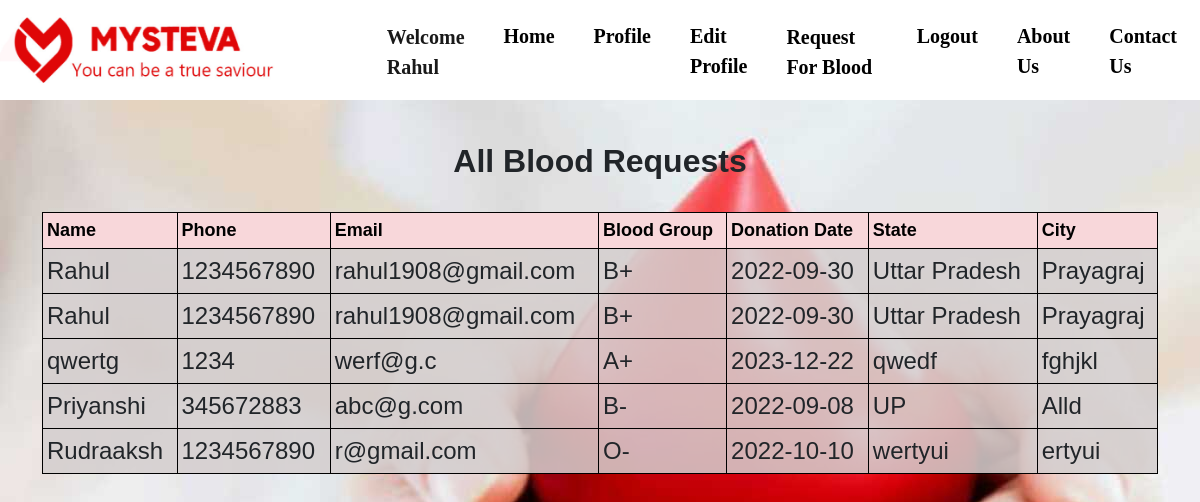
Page /home/see_all_request (signed in) on the committed database.
### home/models.py (models this page shows, shortened)
class RequestBlood(models.Model):
    name = models.CharField(max_length=100)
    email = models.EmailField()
    phone = models.CharField(max_length=20)
    state = models.CharField(max_length=200, blank=True)
    city = models.CharField(max_length=300, blank=True)
    address = models.CharField(max_length=500, blank=True)
    blood_group = models.ForeignKey(BloodGroup, on_delete=models.CASCADE)
    date = models.CharField(max_length=100, blank=True)

class BloodGroup(models.Model):
    name = models.CharField(max_length=5)
    def __str__(self):
        return self.name

### home/views.py (the view)
# urls.py: path("see_all_request",see_all_request, name="see_all_request"),
def see_all_request(request):
    requests = RequestBlood.objects.all()
    return render(request, "see_all_request.html", {'requests':requests})

### home/templates/see_all_request.html (shortened to what this page needs)
<!DOCTYPE html>
{% load static%}
<html lang="en">
<head>
<link href="https://cdn.jsdelivr.net/npm/bootstrap@5.2.1/dist/css/bootstrap.min.css" rel="stylesheet">
</head>
<body>
  {% if request.user.is_authenticated %}
    <nav class="navbar navbar1 navbar-expand-lg">
        <div class="container-fluid">
          <img class="logo" src={%static "logo.jpg"%}  alt="...">
          <div class="collapse navbar-collapse" id="navbarNav">
                <ul class="navbar-nav">
                    <li class="nav-item">
                        <a class="nav-link active a1" aria-current="page" href="#">Welcome {{request.user.first_name}}</a>
                    </li>
                    <li class="nav-item">
                      <a class="nav-link a1" href="/home/">Home</a>
                  </li>
                    <li class="nav-item">
                        <a class="nav-link a1" href="/home/profile">Profile</a>
                    </li>
                    <li class="nav-item">
                        <a class="nav-link a1" href="/home/edit_profile">Edit Profile</a>
                    </li>
                    <li class="nav-item">
                      <a class="nav-link a1" href="/home/request_blood">Request For Blood</a>
                    </li>
                    <li class="nav-item">
                      <a class="nav-link a1" href="/home/logout">Logout </a>
                    </li>
                    <li class="nav-item">
                        <a class="nav-link a1" href="/home/aboutus">About Us </a>
                    </li>
                    <li class="nav-item">
                        <a class="nav-link a1" href="/home/#bottom">Contact Us</a>
                    </li>
                </ul>
          </div>
        </div>
    </nav>
    {% endif %}
  <div class="a1 container">
  {% if requests %}
  <h3 class="text-center">All Blood Requests</h3>
  <br>
  <table class="x1 table table-sm table-bordered">
    <tr class="table-danger t1">
      <th>Name</th>
      <th>Phone</th>
      <th>Email</th>
      <th>Blood Group</th>
      <th>Donation Date</th>
      <th>State </th>
      <th> City</th>
    </tr>
    {% for i in requests %}
      <tr class="t1">
        <td>{{i.name}}</td>
        <td>{{i.phone}}</td>
        <td>{{i.email}}</td>
        <td>{{i.blood_group}}</td>
        <td>{{i.date}}</td>
        <td>{{i.state}} </td>
        <td>{{i.city}}</td>
      </tr>
    {% endfor %}
  </table>
  {% else %}
      <h2>No </h2>
      <h2>Blood</h2>
    <h2>Request </h2>
    <h2>Available</h2>
  {% endif %}
  </div>
</body>
</html>

### rows in the picture
RequestBlood: name "Rahul", phone "1234567890", email "rahul1908@gmail.com", blood_group "B+", date "2022-09-30", state "Uttar Pradesh", city "Prayagraj"
RequestBlood: name "Rahul", phone "1234567890", email "rahul1908@gmail.com", blood_group "B+", date "2022-09-30", state "Uttar Pradesh", city "Prayagraj"
RequestBlood: name "qwertg", phone "1234", email "werf@g.c", blood_group "A+", date "2023-12-22", state "qwedf", city "fghjkl"
RequestBlood: name "Priyanshi", phone "345672883", email "abc@g.com", blood_group "B-", date "2022-09-08", state "UP", city "Alld"
RequestBlood: name "Rudraaksh", phone "1234567890", email "r@gmail.com", blood_group "O-", date "2022-10-10", state "wertyui", city "ertyui"

### other values in the picture
{{ request.user.first_name }} "Rahul"
